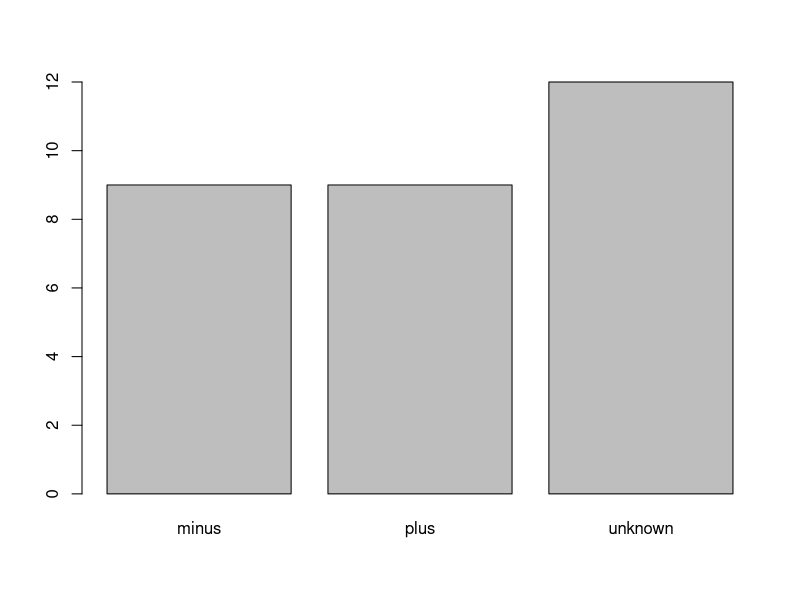
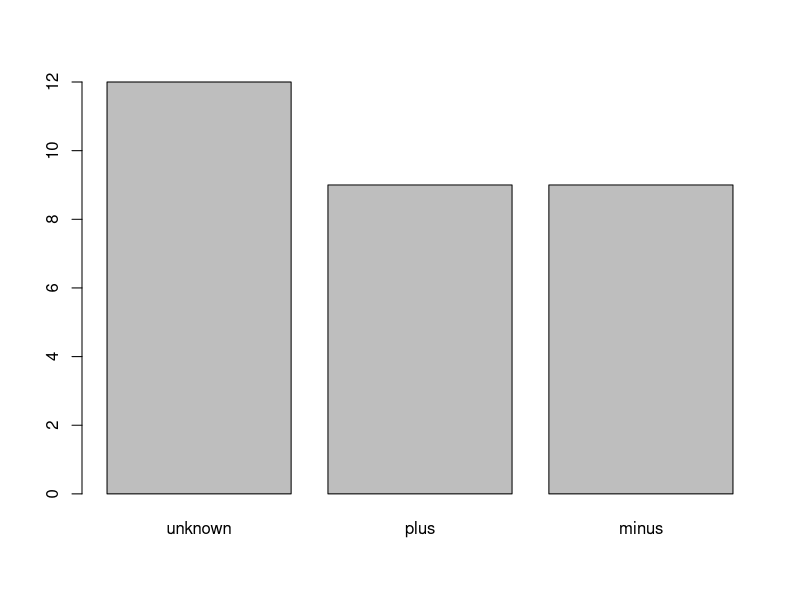

These figures' R source, in order:
## ---- chunk 1
knitr::opts_chunk$set(echo = TRUE)
## ---- chunk 2
metadata <- read.csv("data/Ecoli_metadata.csv")
## ---- chunk 3
head(metadata)
## ---- chunk 4
str(metadata)
## ---- chunk 5
# Create the data frame
BMI <- data.frame(gender = c("male", "male", "female"), height = c(152, 171.5, 165), weight = c(81, 93, 78), age = c(42, 36, 26))
# Pring the data frame
BMI
## ---- chunk 6
write.csv(BMI, file = "bmi.csv")
## ---- chunk 7
str(metadata)
## ---- chunk 8
metadata$sample
metadata$genome_size
## ---- chunk 9
nlevels(metadata$run)
nlevels(metadata$clade)
nlevels(metadata$strain)
## ---- chunk 10
cit <- metadata$cit
cit
cit<- factor(cit)
cit
str(cit)
## ---- chunk 11
plot(cit)
## ---- chunk 12
cit <- factor(cit, levels = c("unknown", "plus", "minus"))
cit
plot(cit)
## ---- chunk 13
cit_minus <- metadata[metadata$cit == "plus",]
cit_minus
## ---- chunk 14
m <- matrix( c("a","a","b","c","b","a"), nrow = 2, ncol = 3, byrow = TRUE)
m
## ---- chunk 15
dim(m) 
## ---- chunk 16
nrow(m)
ncol(m)
length(m)
## ---- chunk 17
# Create a list
list1 <- list(c(2,5,3),21.3, BMI)
list1
